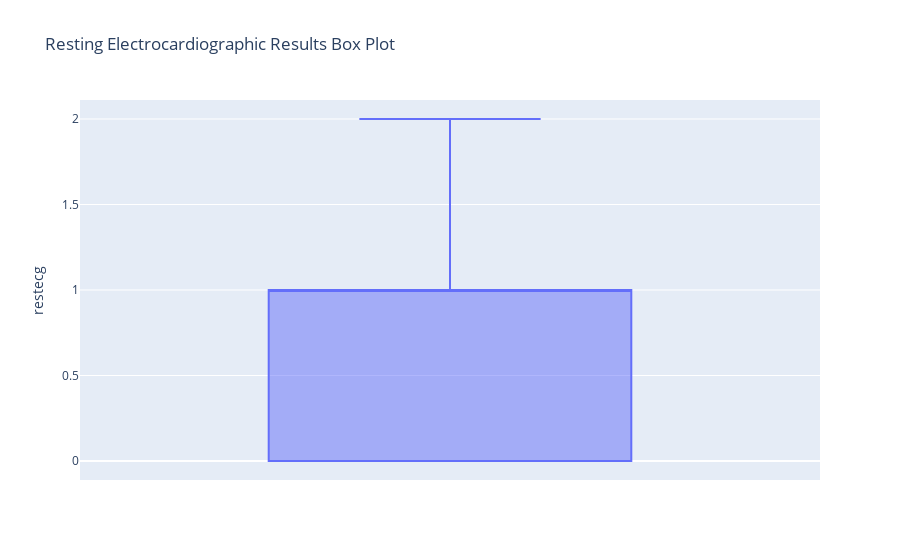

Here is the notebook cell this chart was saved with:
### Code cell
fig7 = px.box(df, y='restecg', title='Resting Electrocardiographic Results Box Plot')
fig7.show()

### Figure 1 — Plotly figure (JSON) as saved in the notebook; plotly's stock layout.template omitted (floating-point values rounded to 4 significant figures; data arrays with more than 128 entries replaced by an {"elided": "..."} marker saying what was removed)
{"data": [{"alignmentgroup": "True", "hovertemplate": "restecg=%{y}<extra></extra>", "legendgroup": "", "marker": {"color": "#636efa"}, "name": "", "notched": false, "offsetgroup": "", "orientation": "v", "showlegend": false, "type": "box", "x0": " ", "xaxis": "x", "y": {"elided": "303 int values"}, "y0": " ", "yaxis": "y"}], "layout": {"boxmode": "group", "legend": {"tracegroupgap": 0}, "title": {"text": "Resting Electrocardiographic Results Box Plot"}, "xaxis": {"anchor": "y", "domain": [0, 1]}, "yaxis": {"anchor": "x", "domain": [0, 1], "title": {"text": "restecg"}}}}
